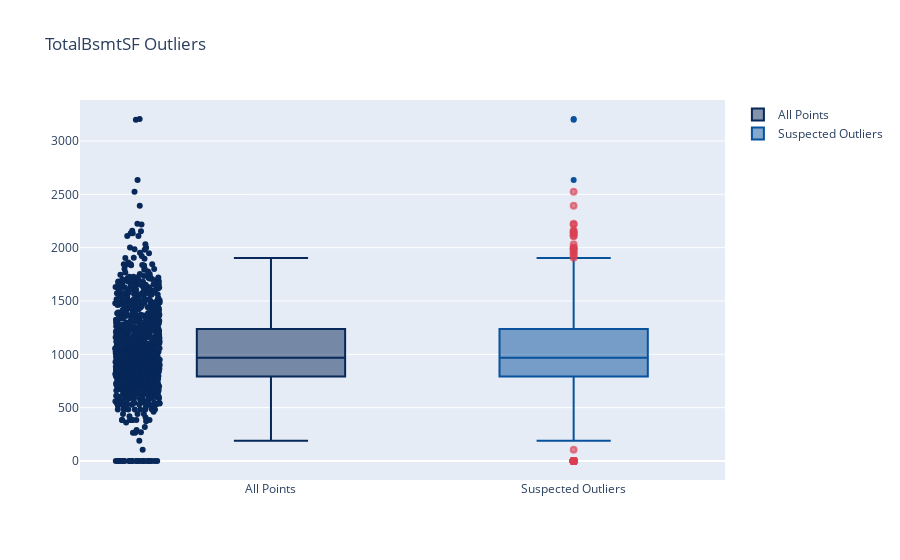

Notebook source saved alongside this figure:
### Markdown cell above
**TotalBsmtSF Outlier Treatment**

For the total square feet of basement area, there are outliers at the both end of the distribution curve. However, for the lowest values, we assume those residences don't have a basement and therefore, should not be consider an outlier. On the far top, we decided to remove all the houses with basements greater than 2500 square feet.

### Code cell
OutLiersBox(df,"TotalBsmtSF")

### Figure 1 — Plotly figure (JSON) as saved in the notebook; plotly's stock layout.template omitted (floating-point values rounded to 4 significant figures; data arrays with more than 128 entries replaced by an {"elided": "..."} marker saying what was removed)
{"data": [{"boxpoints": "all", "jitter": 0.3, "line": {"color": "rgb(7,40,89)"}, "marker": {"color": "rgb(7,40,89)"}, "name": "All Points", "pointpos": -1.8, "type": "box", "y": {"elided": "1194 int values"}}, {"boxpoints": "suspectedoutliers", "line": {"color": "rgb(8,81,156)"}, "marker": {"color": "rgb(8,81,156)", "line": {"outliercolor": "rgba(219, 64, 82, 0.6)", "outlierwidth": 2}, "outliercolor": "rgba(219, 64, 82, 0.6)"}, "name": "Suspected Outliers", "type": "box", "y": {"elided": "1194 int values"}}], "layout": {"title": {"text": "TotalBsmtSF Outliers"}}}
